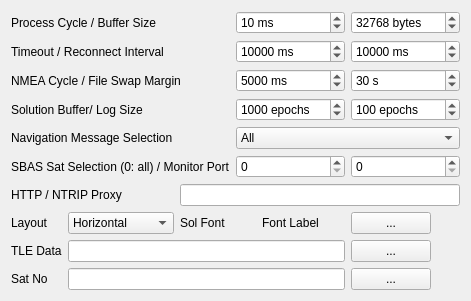
     <widget class="QWidget" name="TabSheet8">
      <property name="toolTip">
       <string/>
      </property>
      <attribute name="title">
       <string>&amp;Misc</string>
      </attribute>
      <layout class="QGridLayout" name="gridLayout_7">
       <item row="1" column="0" colspan="4">
        <widget class="QLabel" name="Label19">
         <property name="enabled">
          <bool>true</bool>
         </property>
         <property name="toolTip">
          <string/>
         </property>
         <property name="text">
          <string>Process Cycle / Buffer Size</string>
         </property>
        </widget>
       </item>
       <item row="3" column="0" colspan="4">
        <widget class="QLabel" name="Label44">
         <property name="enabled">
          <bool>true</bool>
         </property>
         <property name="toolTip">
          <string/>
         </property>
         <property name="text">
          <string>Timeout / Reconnect Interval</string>
         </property>
        </widget>
       </item>
       <item row="5" column="0" colspan="4">
        <widget class="QLabel" name="Label46">
         <property name="enabled">
          <bool>true</bool>
         </property>
         <property name="toolTip">
          <string/>
         </property>
         <property name="text">
          <string>NMEA Cycle / File Swap Margin</string>
         </property>
        </widget>
       </item>
       <item row="7" column="0" colspan="4">
        <widget class="QLabel" name="Label41">
         <property name="enabled">
          <bool>true</bool>
         </property>
         <property name="toolTip">
          <string/>
         </property>
         <property name="text">
          <string>Solution Buffer/ Log Size</string>
         </property>
        </widget>
       </item>
       <item row="8" column="0" colspan="4">
        <widget class="QLabel" name="Label42">
         <property name="enabled">
          <bool>true</bool>
         </property>
         <property name="toolTip">
          <string/>
         </property>
         <property name="text">
          <string>Navigation Message Selection</string>
         </property>
        </widget>
       </item>
       <item row="8" column="4" colspan="2">
        <widget class="QComboBox" name="NavSelectS">
         <property name="enabled">
          <bool>true</bool>
         </property>
         <property name="toolTip">
          <string/>
         </property>
         <item>
          <property name="text">
           <string>All</string>
          </property>
         </item>
         <item>
          <property name="text">
           <string>1 Rover</string>
          </property>
         </item>
         <item>
          <property name="text">
           <string>2 Base Station</string>
          </property>
         </item>
         <item>
          <property name="text">
           <string>3 Correction</string>
          </property>
         </item>
        </widget>
       </item>
       <item row="10" column="0" colspan="4">
        <widget class="QLabel" name="Label5">
         <property name="enabled">
          <bool>true</bool>
         </property>
         <property name="toolTip">
          <string/>
         </property>
         <property name="text">
          <string>SBAS Sat Selection (0: all) / Monitor Port</string>
         </property>
        </widget>
       </item>
       <item row="11" column="0" colspan="3">
        <widget class="QLabel" name="Label45">
         <property name="enabled">
          <bool>true</bool>
         </property>
         <property name="toolTip">
          <string/>
         </property>
         <property name="text">
          <string>HTTP / NTRIP Proxy</string>
         </property>
        </widget>
       </item>
       <item row="11" column="3" colspan="3">
        <widget class="QLineEdit" name="ProxyAddrE">
         <property name="enabled">
          <bool>true</bool>
         </property>
         <property name="toolTip">
          <string/>
         </property>
         <property name="text">
          <string/>
         </property>
        </widget>
       </item>
       <item row="13" column="3">
        <widget class="QLabel" name="Label40">
         <property name="enabled">
          <bool>true</bool>
         </property>
         <property name="toolTip">
          <string/>
         </property>
         <property name="text">
          <string>Sol Font</string>
         </property>
        </widget>
       </item>
       <item row="13" column="4">
        <widget class="QLabel" name="FontLabel">
         <property name="enabled">
          <bool>true</bool>
         </property>
         <property name="palette">
          <palette>
           <active>
            <colorrole role="WindowText">
             <brush brushstyle="SolidPattern">
              <color alpha="255">
               <red>0</red>
               <green>0</green>
               <blue>0</blue>
              </color>
             </brush>
            </colorrole>
           </active>
           <inactive>
            <colorrole role="WindowText">
             <brush brushstyle="SolidPattern">
              <color alpha="255">
               <red>0</red>
               <green>0</green>
               <blue>0</blue>
              </color>
             </brush>
            </colorrole>
           </inactive>
           <disabled>
            <colorrole role="WindowText">
             <brush brushstyle="SolidPattern">
              <color alpha="255">
               <red>0</red>
               <green>0</green>
               <blue>0</blue>
              </color>
             </brush>
            </colorrole>
           </disabled>
          </palette>
         </property>
         <property name="toolTip">
          <string/>
         </property>
         <property name="text">
          <string>Font Label</string>
         </property>
         <property name="alignment">
          <set>Qt::AlignCenter</set>
         </property>
        </widget>
       </item>
       <item row="13" column="5">
        <widget class="QPushButton" name="BtnFont">
         <property name="enabled">
          <bool>true</bool>
         </property>
         <property name="sizePolicy">
          <sizepolicy hsizetype="Fixed" vsizetype="Fixed">
           <horstretch>0</horstretch>
           <verstretch>0</verstretch>
          </sizepolicy>
         </property>
         <property name="toolTip">
          <string/>
         </property>
         <property name="text">
          <string>...</string>
         </property>
        </widget>
       </item>
       <item row="14" column="0">
        <widget class="QLabel" name="Label15">
         <property name="enabled">
          <bool>true</bool>
         </property>
         <property name="toolTip">
          <string/>
         </property>
         <property name="text">
          <string>TLE Data</string>
         </property>
        </widget>
       </item>
       <item row="14" column="1" colspan="4">
        <widget class="QLineEdit" name="TLEFile">
         <property name="enabled">
          <bool>true</bool>
         </property>
         <property name="toolTip">
          <string/>
         </property>
         <property name="text">
          <string/>
         </property>
        </widget>
       </item>
       <item row="14" column="5">
        <widget class="QPushButton" name="BtnTLEFile">
         <property name="enabled">
          <bool>true</bool>
         </property>
         <property name="sizePolicy">
          <sizepolicy hsizetype="Fixed" vsizetype="Fixed">
           <horstretch>0</horstretch>
           <verstretch>0</verstretch>
          </sizepolicy>
         </property>
         <property name="toolTip">
          <string/>
         </property>
         <property name="text">
          <string>...</string>
         </property>
        </widget>
       </item>
       <item row="15" column="0">
        <widget class="QLabel" name="Label39">
         <property name="enabled">
          <bool>true</bool>
         </property>
         <property name="toolTip">
          <string/>
         </property>
         <property name="text">
          <string>Sat No</string>
         </property>
        </widget>
       </item>
       <item row="15" column="1" colspan="4">
        <widget class="QLineEdit" name="TLESatFile">
         <property name="enabled">
          <bool>true</bool>
         </property>
         <property name="toolTip">
          <string/>
         </property>
         <property name="text">
          <string/>
         </property>
        </widget>
       </item>
       <item row="15" column="5">
        <widget class="QPushButton" name="BtnTLESatFile">
         <property name="enabled">
          <bool>true</bool>
         </property>
         <property name="sizePolicy">
          <sizepolicy hsizetype="Fixed" vsizetype="Fixed">
           <horstretch>0</horstretch>
           <verstretch>0</verstretch>
          </sizepolicy>
         </property>
         <property name="toolTip">
          <string/>
         </property>
         <property name="text">
          <string>...</string>
         </property>
        </widget>
       </item>
       <item row="3" column="4">
        <widget class="QSpinBox" name="TimeoutTimeE">
         <property name="suffix">
          <string> ms</string>
         </property>
         <property name="maximum">
          <number>1000000</number>
         </property>
         <property name="value">
          <number>10000</number>
         </property>
        </widget>
       </item>
       <item row="10" column="4">
        <widget class="QSpinBox" name="SbasSatE">
         <property name="maximum">
          <number>65535</number>
         </property>
        </widget>
       </item>
       <item row="1" column="4">
        <widget class="QSpinBox" name="SvrCycleE">
         <property name="suffix">
          <string> ms</string>
         </property>
         <property name="maximum">
          <number>10000</number>
         </property>
         <property name="value">
          <number>10</number>
         </property>
        </widget>
       </item>
       <item row="5" column="4">
        <widget class="QSpinBox" name="NmeaCycleE">
         <property name="suffix">
          <string> ms</string>
         </property>
         <property name="maximum">
          <number>1000000</number>
         </property>
         <property name="value">
          <number>5000</number>
         </property>
        </widget>
       </item>
       <item row="3" column="5">
        <widget class="QSpinBox" name="ReconTimeE">
         <property name="suffix">
          <string> ms</string>
         </property>
         <property name="maximum">
          <number>1000000</number>
         </property>
         <property name="value">
          <number>10000</number>
         </property>
        </widget>
       </item>
       <item row="1" column="5">
        <widget class="QSpinBox" name="SvrBuffSizeE">
         <property name="suffix">
          <string> bytes</string>
         </property>
         <property name="maximum">
          <number>10000000</number>
         </property>
         <property name="value">
          <number>32768</number>
         </property>
        </widget>
       </item>
       <item row="7" column="4">
        <widget class="QSpinBox" name="SolBuffSizeE">
         <property name="suffix">
          <string> epochs</string>
         </property>
         <property name="maximum">
          <number>1000000</number>
         </property>
         <property name="value">
          <number>1000</number>
         </property>
        </widget>
       </item>
       <item row="7" column="5">
        <widget class="QSpinBox" name="SavedSolE">
         <property name="suffix">
          <string> epochs</string>
         </property>
         <property name="maximum">
          <number>1000000</number>
         </property>
         <property name="value">
          <number>100</number>
         </property>
        </widget>
       </item>
       <item row="5" column="5">
        <widget class="QSpinBox" name="FileSwapMarginE">
         <property name="suffix">
          <string> s</string>
         </property>
         <property name="maximum">
          <number>10000</number>
         </property>
         <property name="value">
          <number>30</number>
         </property>
        </widget>
       </item>
       <item row="10" column="5">
        <widget class="QSpinBox" name="MoniPortE">
         <property name="maximum">
          <number>65535</number>
         </property>
        </widget>
       </item>
       <item row="13" column="0">
        <widget class="QLabel" name="Label43">
         <property name="enabled">
          <bool>true</bool>
         </property>
         <property name="toolTip">
          <string/>
         </property>
         <property name="text">
          <string>Layout</string>
         </property>
        </widget>
       </item>
       <item row="13" column="1" colspan="2">
        <widget class="QComboBox" name="PanelStackE">
         <property name="enabled">
          <bool>true</bool>
         </property>
         <property name="toolTip">
          <string/>
         </property>
         <item>
          <property name="text">
           <string>Horizontal</string>
          </property>
         </item>
         <item>
          <property name="text">
           <string>Vertical</string>
          </property>
         </item>
        </widget>
       </item>
      </layout>
     </widget>
